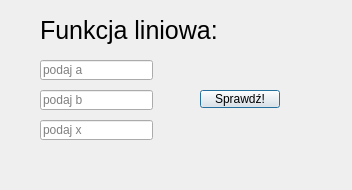
<?xml version="1.0" encoding="UTF-8"?>
<ui version="4.0">
 <class>Dialog</class>
 <widget class="QDialog" name="Dialog">
  <property name="geometry">
   <rect>
    <x>0</x>
    <y>0</y>
    <width>352</width>
    <height>190</height>
   </rect>
  </property>
  <property name="windowTitle">
   <string>Dialog</string>
  </property>
  <widget class="QLineEdit" name="lineEdit">
   <property name="geometry">
    <rect>
     <x>40</x>
     <y>60</y>
     <width>113</width>
     <height>20</height>
    </rect>
   </property>
   <property name="placeholderText">
    <string>podaj a</string>
   </property>
  </widget>
  <widget class="QLineEdit" name="lineEdit_2">
   <property name="geometry">
    <rect>
     <x>40</x>
     <y>90</y>
     <width>113</width>
     <height>20</height>
    </rect>
   </property>
   <property name="placeholderText">
    <string>podaj b</string>
   </property>
  </widget>
  <widget class="QLineEdit" name="lineEdit_3">
   <property name="geometry">
    <rect>
     <x>40</x>
     <y>120</y>
     <width>113</width>
     <height>20</height>
    </rect>
   </property>
   <property name="placeholderText">
    <string>podaj x</string>
   </property>
  </widget>
  <widget class="QLabel" name="label">
   <property name="geometry">
    <rect>
     <x>40</x>
     <y>10</y>
     <width>231</width>
     <height>41</height>
    </rect>
   </property>
   <property name="font">
    <font>
     <pointsize>19</pointsize>
    </font>
   </property>
   <property name="text">
    <string>Funkcja liniowa:</string>
   </property>
  </widget>
  <widget class="QPushButton" name="pushButton">
   <property name="geometry">
    <rect>
     <x>200</x>
     <y>90</y>
     <width>80</width>
     <height>18</height>
    </rect>
   </property>
   <property name="text">
    <string>Sprawdź!</string>
   </property>
  </widget>
 </widget>
 <resources/>
 <connections/>
</ui>
